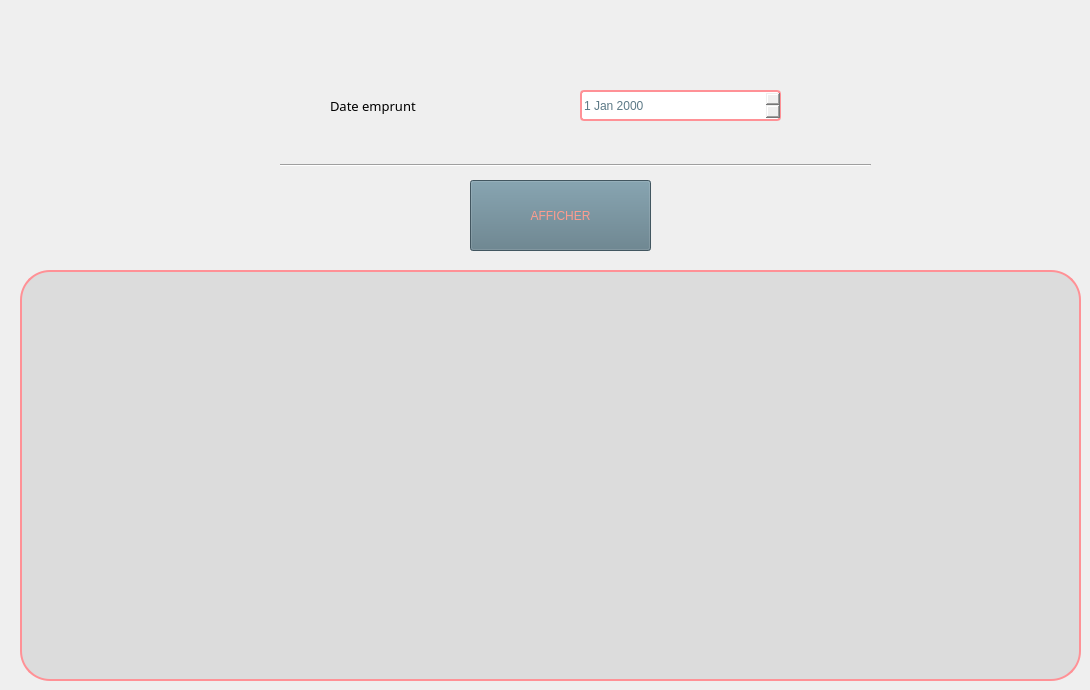
       <widget class="QWidget" name="tab_53">
        <attribute name="title">
         <string>Recherche livres empruntés a une date donnée</string>
        </attribute>
        <widget class="QLabel" name="label_88">
         <property name="geometry">
          <rect>
           <x>330</x>
           <y>60</y>
           <width>231</width>
           <height>91</height>
          </rect>
         </property>
         <property name="font">
          <font>
           <family>Segoe UI Black</family>
           <pointsize>10</pointsize>
           <weight>10</weight>
           <italic>false</italic>
           <bold>false</bold>
          </font>
         </property>
         <property name="text">
          <string>Date emprunt</string>
         </property>
        </widget>
        <widget class="QDateEdit" name="dateEdit_7">
         <property name="geometry">
          <rect>
           <x>580</x>
           <y>90</y>
           <width>201</width>
           <height>31</height>
          </rect>
         </property>
         <property name="styleSheet">
          <string notr="true">color: rgb(92, 121, 134);
font: 10pt &quot;Tw Cen MT Condensed Extra Bold&quot;;
border: 2px solid rgb(255, 145, 150);
border-radius: 4px;
</string>
         </property>
        </widget>
        <widget class="QLabel" name="erreurni_39">
         <property name="geometry">
          <rect>
           <x>580</x>
           <y>120</y>
           <width>251</width>
           <height>16</height>
          </rect>
         </property>
         <property name="styleSheet">
          <string notr="true">color: rgb(255, 156, 142);
font: 87 9pt &quot;Segoe UI Black&quot;;
</string>
         </property>
         <property name="text">
          <string/>
         </property>
        </widget>
        <widget class="QLabel" name="label_104">
         <property name="geometry">
          <rect>
           <x>20</x>
           <y>270</y>
           <width>1061</width>
           <height>411</height>
          </rect>
         </property>
         <property name="styleSheet">
          <string notr="true">background-color:rgba(0,0, 0, 20);
font: 87 10pt &quot;Segoe UI Black&quot;;
color: rgb(92, 121, 134);
border-radius: 30px;
border: 2px solid rgb(255, 145, 150);</string>
         </property>
         <property name="text">
          <string/>
         </property>
        </widget>
        <widget class="QPushButton" name="pushButton_46">
         <property name="geometry">
          <rect>
           <x>470</x>
           <y>180</y>
           <width>181</width>
           <height>71</height>
          </rect>
         </property>
         <property name="styleSheet">
          <string notr="true">color: rgb(67, 87, 97);
selection-color: rgb(255, 255, 255);
selection-color: rgb(85, 170, 255);
selection-color: rgb(255, 114, 94);
selection-background-color: rgb(158, 109, 96);
selection-color: qlineargradient(spread:pad, x1:0, y1:0, x2:1, y2:0, stop:0 rgba(0, 0, 0, 255), stop:1 rgba(255, 255, 255, 255));
color: qlineargradient(spread:pad, x1:0, y1:0, x2:1, y2:0, stop:0 rgba(0, 0, 0, 255), stop:1 rgba(255, 255, 255, 255));
border-bottom-color: rgb(157, 109, 96);
alternate-background-color: rgb(156, 107, 94);
color: rgb(255, 156, 142);
background-color: rgb(255, 156, 142);
background-color: rgb(92, 121, 134);</string>
         </property>
         <property name="text">
          <string>AFFICHER</string>
         </property>
        </widget>
        <widget class="QLabel" name="erreurni_42">
         <property name="geometry">
          <rect>
           <x>580</x>
           <y>150</y>
           <width>251</width>
           <height>16</height>
          </rect>
         </property>
         <property name="styleSheet">
          <string notr="true">color: rgb(255, 156, 142);
font: 75 10pt &quot;MS Shell Dlg 2&quot;;</string>
         </property>
         <property name="text">
          <string/>
         </property>
        </widget>
        <widget class="Line" name="line_21">
         <property name="geometry">
          <rect>
           <x>280</x>
           <y>150</y>
           <width>591</width>
           <height>31</height>
          </rect>
         </property>
         <property name="orientation">
          <enum>Qt::Horizontal</enum>
         </property>
        </widget>
       </widget>
